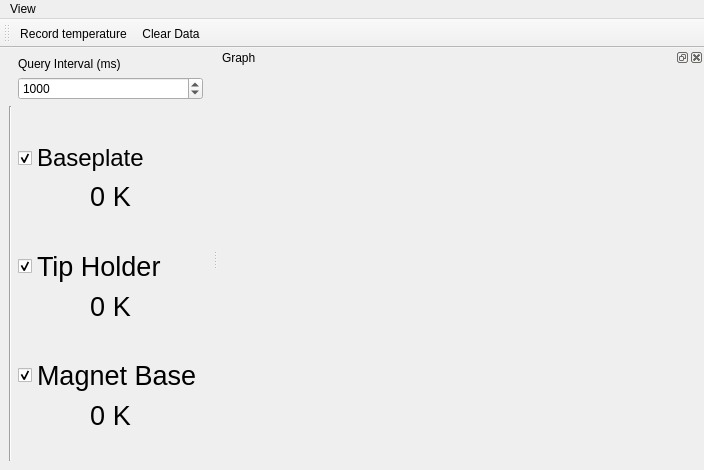
<?xml version="1.0" encoding="UTF-8"?>
<ui version="4.0">
 <class>MainWindow</class>
 <widget class="QMainWindow" name="MainWindow">
  <property name="geometry">
   <rect>
    <x>0</x>
    <y>0</y>
    <width>704</width>
    <height>470</height>
   </rect>
  </property>
  <property name="windowTitle">
   <string>qudi-hira: Temperature Monitor</string>
  </property>
  <widget class="QWidget" name="centralwidget">
   <property name="sizePolicy">
    <sizepolicy hsizetype="Fixed" vsizetype="Preferred">
     <horstretch>0</horstretch>
     <verstretch>0</verstretch>
    </sizepolicy>
   </property>
   <layout class="QGridLayout" name="gridLayout">
    <item row="9" column="1">
     <spacer name="verticalSpacer_4">
      <property name="orientation">
       <enum>Qt::Vertical</enum>
      </property>
      <property name="sizeHint" stdset="0">
       <size>
        <width>20</width>
        <height>40</height>
       </size>
      </property>
     </spacer>
    </item>
    <item row="12" column="1">
     <spacer name="verticalSpacer_2">
      <property name="orientation">
       <enum>Qt::Vertical</enum>
      </property>
      <property name="sizeHint" stdset="0">
       <size>
        <width>20</width>
        <height>40</height>
       </size>
      </property>
     </spacer>
    </item>
    <item row="3" column="1">
     <spacer name="verticalSpacer">
      <property name="orientation">
       <enum>Qt::Vertical</enum>
      </property>
      <property name="sizeHint" stdset="0">
       <size>
        <width>20</width>
        <height>40</height>
       </size>
      </property>
     </spacer>
    </item>
    <item row="0" column="1">
     <widget class="QLabel" name="label">
      <property name="text">
       <string>Query Interval (ms)</string>
      </property>
     </widget>
    </item>
    <item row="7" column="1">
     <widget class="QCheckBox" name="tipcheckBox">
      <property name="font">
       <font>
        <pointsize>20</pointsize>
       </font>
      </property>
      <property name="text">
       <string>Tip Holder</string>
      </property>
      <property name="checked">
       <bool>true</bool>
      </property>
     </widget>
    </item>
    <item row="3" column="0" rowspan="10">
     <widget class="Line" name="line">
      <property name="enabled">
       <bool>true</bool>
      </property>
      <property name="orientation">
       <enum>Qt::Vertical</enum>
      </property>
     </widget>
    </item>
    <item row="11" column="1">
     <widget class="QLabel" name="magnetTemperature">
      <property name="font">
       <font>
        <pointsize>20</pointsize>
       </font>
      </property>
      <property name="text">
       <string>0 K</string>
      </property>
      <property name="alignment">
       <set>Qt::AlignCenter</set>
      </property>
     </widget>
    </item>
    <item row="4" column="1">
     <widget class="QCheckBox" name="baseplatecheckBox">
      <property name="font">
       <font>
        <pointsize>18</pointsize>
       </font>
      </property>
      <property name="autoFillBackground">
       <bool>false</bool>
      </property>
      <property name="text">
       <string>Baseplate</string>
      </property>
      <property name="checked">
       <bool>true</bool>
      </property>
     </widget>
    </item>
    <item row="5" column="1">
     <widget class="QLabel" name="baseplateTemperature">
      <property name="font">
       <font>
        <pointsize>20</pointsize>
       </font>
      </property>
      <property name="text">
       <string>0 K</string>
      </property>
      <property name="alignment">
       <set>Qt::AlignCenter</set>
      </property>
     </widget>
    </item>
    <item row="10" column="1">
     <widget class="QCheckBox" name="magnetcheckBox">
      <property name="font">
       <font>
        <pointsize>20</pointsize>
       </font>
      </property>
      <property name="text">
       <string>Magnet Base</string>
      </property>
      <property name="checked">
       <bool>true</bool>
      </property>
     </widget>
    </item>
    <item row="8" column="1">
     <widget class="QLabel" name="tipTemperature">
      <property name="font">
       <font>
        <pointsize>20</pointsize>
       </font>
      </property>
      <property name="text">
       <string>0 K</string>
      </property>
      <property name="alignment">
       <set>Qt::AlignCenter</set>
      </property>
     </widget>
    </item>
    <item row="6" column="1">
     <spacer name="verticalSpacer_3">
      <property name="orientation">
       <enum>Qt::Vertical</enum>
      </property>
      <property name="sizeHint" stdset="0">
       <size>
        <width>20</width>
        <height>40</height>
       </size>
      </property>
     </spacer>
    </item>
    <item row="2" column="1">
     <widget class="QSpinBox" name="queryIntervalSpinBox">
      <property name="frame">
       <bool>true</bool>
      </property>
      <property name="alignment">
       <set>Qt::AlignLeading|Qt::AlignLeft|Qt::AlignVCenter</set>
      </property>
      <property name="keyboardTracking">
       <bool>false</bool>
      </property>
      <property name="minimum">
       <number>200</number>
      </property>
      <property name="maximum">
       <number>60000</number>
      </property>
      <property name="value">
       <number>1000</number>
      </property>
     </widget>
    </item>
   </layout>
  </widget>
  <widget class="QMenuBar" name="menubar">
   <property name="geometry">
    <rect>
     <x>0</x>
     <y>0</y>
     <width>704</width>
     <height>21</height>
    </rect>
   </property>
   <widget class="QMenu" name="menuMenu">
    <property name="title">
     <string>View</string>
    </property>
    <addaction name="actionShow_Graph"/>
    <addaction name="actionReset_View"/>
    <addaction name="actionClose"/>
   </widget>
   <addaction name="menuMenu"/>
  </widget>
  <widget class="QDockWidget" name="plotDockWidget">
   <property name="sizePolicy">
    <sizepolicy hsizetype="Maximum" vsizetype="Preferred">
     <horstretch>1</horstretch>
     <verstretch>0</verstretch>
    </sizepolicy>
   </property>
   <property name="minimumSize">
    <size>
     <width>400</width>
     <height>50</height>
    </size>
   </property>
   <property name="baseSize">
    <size>
     <width>400</width>
     <height>0</height>
    </size>
   </property>
   <property name="windowTitle">
    <string>Graph</string>
   </property>
   <attribute name="dockWidgetArea">
    <number>2</number>
   </attribute>
   <widget class="QWidget" name="pwContainer">
    <property name="sizePolicy">
     <sizepolicy hsizetype="Expanding" vsizetype="Preferred">
      <horstretch>0</horstretch>
      <verstretch>0</verstretch>
     </sizepolicy>
    </property>
    <layout class="QGridLayout" name="gridLayout_3"/>
   </widget>
  </widget>
  <widget class="QToolBar" name="temperatureToolbar">
   <property name="windowTitle">
    <string>toolBar</string>
   </property>
   <property name="toolButtonStyle">
    <enum>Qt::ToolButtonTextUnderIcon</enum>
   </property>
   <attribute name="toolBarArea">
    <enum>TopToolBarArea</enum>
   </attribute>
   <attribute name="toolBarBreak">
    <bool>false</bool>
   </attribute>
   <addaction name="record_temperature_Action"/>
   <addaction name="actionClear_Buffer"/>
  </widget>
  <action name="actionClose">
   <property name="icon">
    <iconset>
     <normaloff>../../artwork/icons/oxygen/22x22/application-exit.png</normaloff>../../artwork/icons/oxygen/22x22/application-exit.png</iconset>
   </property>
   <property name="text">
    <string>Close</string>
   </property>
  </action>
  <action name="actionShow_Graph">
   <property name="checkable">
    <bool>true</bool>
   </property>
   <property name="checked">
    <bool>true</bool>
   </property>
   <property name="text">
    <string>Show Graph</string>
   </property>
  </action>
  <action name="actionShow_Controls">
   <property name="checkable">
    <bool>true</bool>
   </property>
   <property name="checked">
    <bool>true</bool>
   </property>
   <property name="enabled">
    <bool>false</bool>
   </property>
   <property name="text">
    <string>Show Controls</string>
   </property>
  </action>
  <action name="actionReset_View">
   <property name="enabled">
    <bool>true</bool>
   </property>
   <property name="text">
    <string>Reset View</string>
   </property>
  </action>
  <action name="record_temperature_Action">
   <property name="checkable">
    <bool>true</bool>
   </property>
   <property name="enabled">
    <bool>true</bool>
   </property>
   <property name="icon">
    <iconset>
     <normaloff>../../artwork/icons/qudiTheme/22x22/record-counter.png</normaloff>../../artwork/icons/qudiTheme/22x22/record-counter.png</iconset>
   </property>
   <property name="text">
    <string>Record temperature</string>
   </property>
   <property name="toolTip">
    <string>Save temperature to file</string>
   </property>
  </action>
  <action name="actionClear_Buffer">
   <property name="icon">
    <iconset>
     <normaloff>../../artwork/icons/qudiTheme/22x22/stop-counter.png</normaloff>../../artwork/icons/qudiTheme/22x22/stop-counter.png</iconset>
   </property>
   <property name="text">
    <string>Clear Data</string>
   </property>
   <property name="toolTip">
    <string>Clear Buffers</string>
   </property>
  </action>
 </widget>
 <resources/>
 <connections>
  <connection>
   <sender>actionClose</sender>
   <signal>triggered()</signal>
   <receiver>MainWindow</receiver>
   <slot>close()</slot>
   <hints>
    <hint type="sourcelabel">
     <x>-1</x>
     <y>-1</y>
    </hint>
    <hint type="destinationlabel">
     <x>263</x>
     <y>299</y>
    </hint>
   </hints>
  </connection>
  <connection>
   <sender>actionShow_Graph</sender>
   <signal>toggled(bool)</signal>
   <receiver>plotDockWidget</receiver>
   <slot>setVisible(bool)</slot>
   <hints>
    <hint type="sourcelabel">
     <x>-1</x>
     <y>-1</y>
    </hint>
    <hint type="destinationlabel">
     <x>578</x>
     <y>300</y>
    </hint>
   </hints>
  </connection>
 </connections>
</ui>
